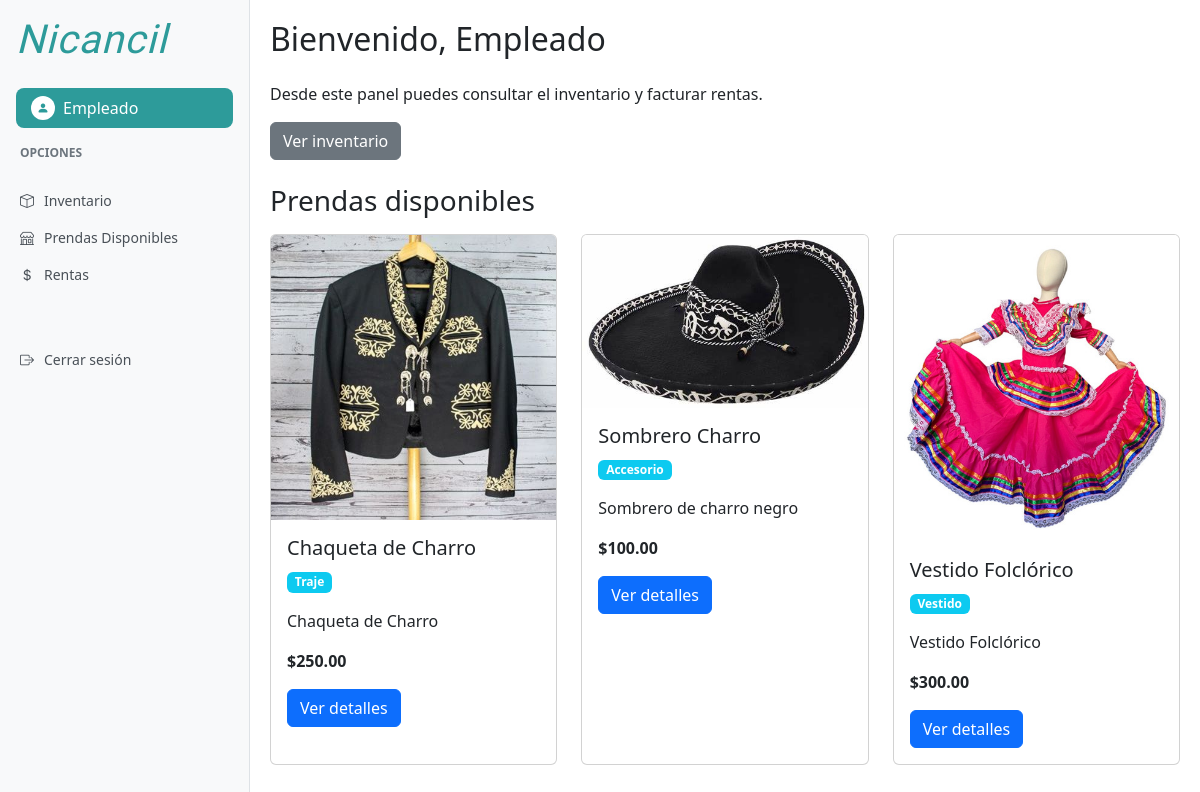
/dashboard/ (signed in), run on the app's committed database.
### usuarios/models.py (models this page shows, shortened)
class Usuario(AbstractUser):
    ROLES=(
        ("admin", "Administrador"),
        ("emp", "Empleado"),
        )
    rol=models.CharField(max_length=10, choices=ROLES, default="emp")
    telefono = models.CharField(max_length=15, blank=True, null=True)
    foto_perfil = models.ImageField(upload_to='perfiles/', blank=True, null=True)

### inventario/models.py (models this page shows, shortened)
class Prenda(models.Model):
    TIPOS = (
        ('traje', 'Traje'),
        ('vestido', 'Vestido'),
        ('accesorio', 'Accesorio'),
    )
    ESTATUS = (
        ('disponible', 'Disponible'),
        ('apartado', 'Apartado'),
        ('en_uso', 'En Uso'),
        ('dañado', 'Dañado'),
        ('mantenimiento', 'En Mantenimiento'),
        ('lavanderia', 'En Lavandería'),
    )
    GENEROS = (
        ('hombre', 'Hombre'),
        ('mujer', 'Mujer'),
        ('unisex', 'Unisex'),
    )
    nombre = models.CharField(max_length=100)
    descripcion = models.TextField()
    precio = models.DecimalField(max_digits=10, decimal_places=2)
    tipo = models.CharField(max_length=20, choices=TIPOS, default='traje')
    color = models.CharField(max_length=50, blank=True)
    estatus = models.CharField(max_length=20, choices=ESTATUS, default='disponible')
    tallas = models.CharField(max_length=50, blank=True)
    genero = models.CharField(max_length=10, choices=GENEROS, default='unisex')
    lugar = models.CharField(max_length=100, blank=True, verbose_name="Lugar o sitio del traje")
    cantidad = models.PositiveIntegerField(default=1)
    imagen = models.ImageField(upload_to='prendas/', null=True, blank=True)
    fecha_creacion = models.DateTimeField(auto_now_add=True)

### usuarios/views.py (the view)
# urls.py: path('dashboard/', views.dashboard, name='dashboard'),
@login_required
def dashboard(request):
    from inventario.models import Prenda
    prendas = Prenda.objects.all()
    if request.user.rol == 'admin':
        return render(request, "usuarios/dashboard_admin.html", {'prendas': prendas})
    elif request.user.rol == 'emp':
        return render(request, "usuarios/dashboard_empleado.html", {'prendas': prendas})
    else:
        return redirect('logout')

### templates/usuarios/dashboard_empleado.html (shortened to what this page needs)
{% extends 'base_dashboard.html' %}
{% block content %}
    <h2 class="mb-4">Bienvenido, Empleado</h2>
    <p>Desde este panel puedes consultar el inventario y facturar rentas.</p>
    <div class="mb-4">
        <a href="{% url 'inventario' %}" class="btn btn-secondary">Ver inventario</a>
    </div>
    <h3 class="mb-3">Prendas disponibles</h3>
    <div class="row">
        {% for prenda in prendas %}
            <div class="col-md-4 mb-4">
                <div class="card h-100">
                    {% if prenda.imagen %}
                        <img src="{{ prenda.imagen.url }}" class="card-img-top" alt="{{ prenda.nombre }}">
                    {% else %}
                        <div class="card-img-top bg-light text-center py-5">Sin imagen</div>
                    {% endif %}
                    <div class="card-body">
                        <h5 class="card-title">{{ prenda.nombre }}</h5>
                        <p class="card-text"><span class="badge bg-info">{{ prenda.get_tipo_display }}</span></p>
                        <p class="card-text">{{ prenda.descripcion|truncatechars:100 }}</p>
                        <p class="card-text"><strong>${{ prenda.precio }}</strong></p>
                        <a href="{% url 'prenda_detalle' prenda.pk %}" class="btn btn-primary">Ver detalles</a>
                    </div>
                </div>
            </div>
        {% empty %}
            <div class="col-12">
                <p>No hay prendas disponibles.</p>
            </div>
        {% endfor %}
    </div>
{% endblock %}

### templates/base_dashboard.html (shortened to what this page needs)
<!DOCTYPE html>
<html lang="es">
<head>
    <link href="https://cdn.jsdelivr.net/npm/bootstrap@5.3.2/dist/css/bootstrap.min.css" rel="stylesheet">
    <link href="https://cdn.jsdelivr.net/npm/bootstrap-icons@1.10.0/font/bootstrap-icons.css" rel="stylesheet">
    {% load static %}
    <link rel="stylesheet" type="text/css" href="{% static 'css/dashboard.css' %}">
</head>
<body>
    <div class="sidebar position-fixed" id="sidebar">
        <div class="p-3">
            <h1 class="nicancil-font text-nicancil-teal mb-4">Nicancil</h1>
            <a href="{% url 'editar_perfil' %}" class="user-profile text-decoration-none">
                <div class="user-icon">
                    {% if user.foto_perfil %}
                        <img src="{{ user.foto_perfil.url }}" alt="Perfil" class="rounded-circle" style="width: 24px; height: 24px; object-fit: cover;">
                    {% else %}
                        <i class="bi bi-person-fill"></i>
                    {% endif %}
                </div>
                <span class="user-name">{{ user.first_name|default:user.username }}</span>
            </a>
        </div>
        <div class="sidebar-section-title">Opciones</div>
        <nav class="sidebar-nav">
            <a href="{% url 'inventario' %}" class="sidebar-nav-item {% if request.path == '/inventario/' %}active{% endif %}">
                <i class="bi bi-box"></i>
                <span>Inventario</span>
            </a>
            <a href="{% url 'prenda_lista' %}" class="sidebar-nav-item {% if request.path == '/tienda/' %}active{% endif %}">
                <i class="bi bi-shop"></i>
                <span>Prendas Disponibles</span>
            </a>
            <a href="{% url 'lista_rentas' %}" class="sidebar-nav-item {% if '/rentas/' in request.path %}active{% endif %}">
                <i class="bi bi-currency-dollar"></i>
                <span>Rentas</span>
            </a>
            <a href="{% url 'logout' %}" class="sidebar-nav-item mt-5">
                <i class="bi bi-box-arrow-right"></i>
                <span>Cerrar sesión</span>
            </a>
        </nav>
    </div>
    <div class="main-content-wrapper" id="mainContent">
        {% block content %}{% endblock %}
    </div>
</body>
</html>

### static/css/dashboard.css (style rules this page uses)
:root { --nicancil-teal: #2D9B9A; }
.text-nicancil-teal { color: var(--nicancil-teal) !important; }
.nicancil-font { font-family: 'Great Vibes', cursive; font-weight: 400; letter-spacing: 1px; font-style: italic; font-size: 2.5rem; color: var(--nicancil-teal); }
.sidebar { min-height: 100vh; background-color: #f8f9fa; border-right: 1px solid #dee2e6; width: 250px; z-index: 1000; }
.main-content-wrapper { margin-left: 250px; min-height: 100vh; padding: 20px; }
.user-profile { background-color: var(--nicancil-teal); color: white; padding: 8px 15px; border-radius: 8px; display: flex; align-items: center; gap: 8px; font-weight: 500; cursor: pointer; }
.user-icon { background-color: white; color: var(--nicancil-teal); width: 24px; height: 24px; border-radius: 50%; display: flex; align-items: center; justify-content: center; font-size: 12px; }
.sidebar-nav { padding: 0; margin-top: 20px; }
.sidebar-section-title { color: #6c757d; font-size: 12px; font-weight: 600; text-transform: uppercase; margin-bottom: 10px; padding: 0 20px; }
.sidebar-nav-item { display: flex; align-items: center; padding: 8px 20px; color: #495057; text-decoration: none; font-size: 14px; gap: 10px; position: relative; }

### data on the page
Usuario: first_name "Empleado"
Prenda: imagen (picture), nombre "Chaqueta de Charro", tipo "Traje", descripcion "Chaqueta de Charro", precio "250.00"
Prenda: imagen (picture), nombre "Sombrero Charro", tipo "Accesorio", descripcion "Sombrero de charro negro", precio "100.00"
Prenda: imagen (picture), nombre "Vestido Folclórico", tipo "Vestido", descripcion "Vestido Folclórico", precio "300.00"
